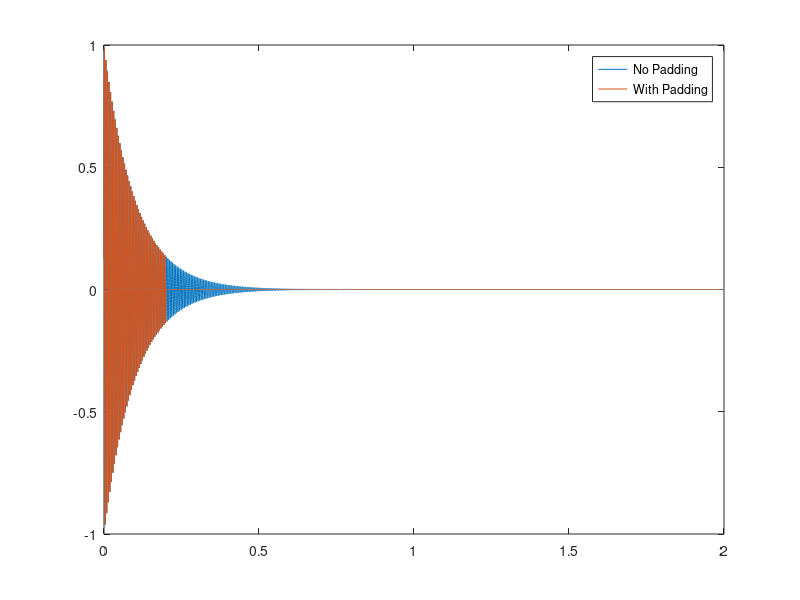
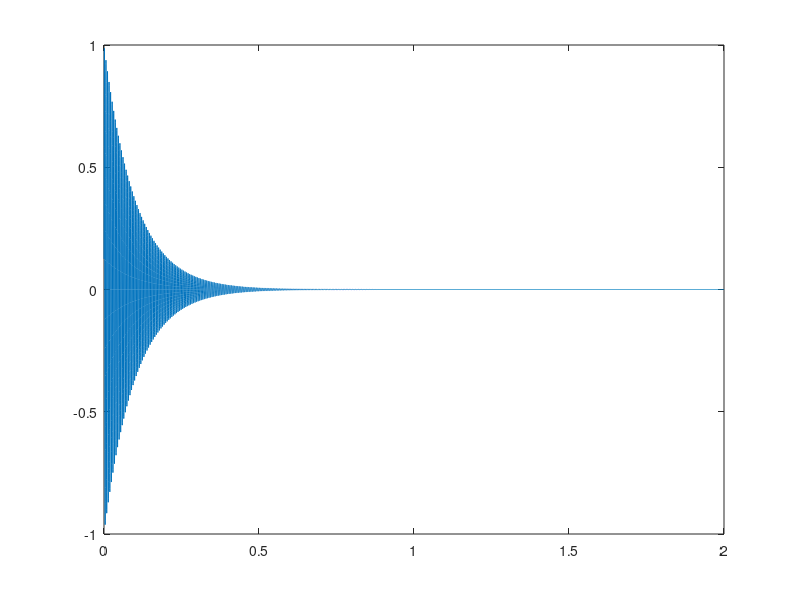
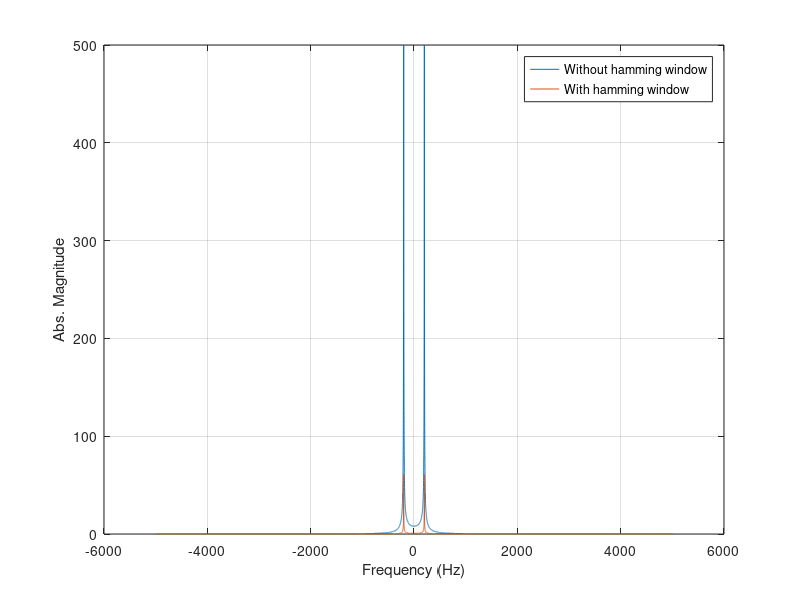
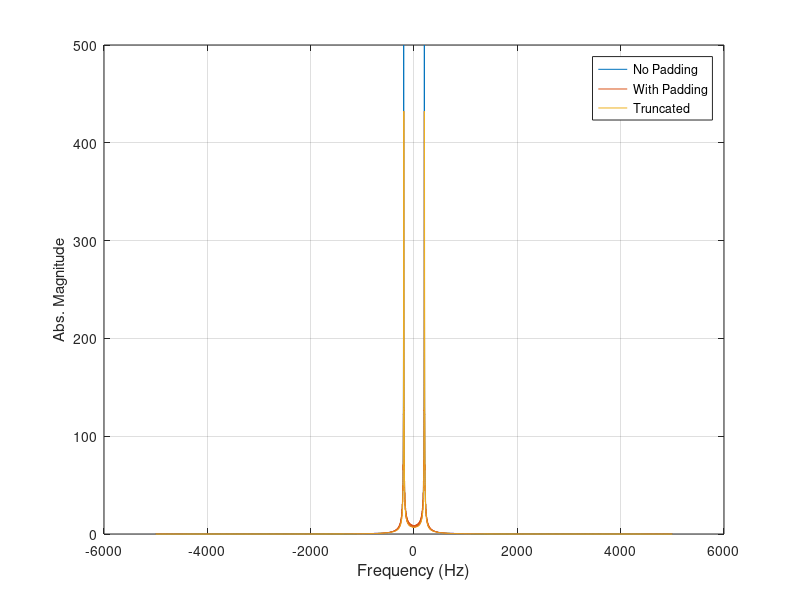

MATLAB code for these plots, in order: (Note: this script raises an error after producing the figures.)
close all;
clear;

%generate the time index
tmax = 2;
dt = 0.0001;
steps = tmax / dt;
t = dt:dt:tmax;

fprintf(1, 'steps:%d\n', steps);
%determine the frequency of the input signal
F = 200;

x = sin(2*F*pi*t);

alpha = 1E1;
x2 = sin(2*F*pi*t).*exp(-alpha*t);
x2_padding = x2;
x2_padding(length(x2)/10:length(x2)) = 0;
x2_trunc = x2(1:length(x2)/10);

figure;
%plot(t, x, t, x2, t, x2_padding);
plot(t, x2, t, x2_padding);
legend('No Padding', 'With Padding');

figure;
%plot(t, x, t, x2, t, x2_padding);
plot(t, x2);


ff = 1:steps;
%apply the FFT transform on the input signals
y = fftshift(fft(x(ff)));
y2 = fftshift(fft(x2(ff)));
y2_padding = fftshift(fft(x2_padding));
y2_trunc = fftshift(fft(x2_trunc));

y3 = fftshift(fft(x(ff).*hamming(length(ff))'));
y4 = fftshift(fft(x2(ff).*hamming(length(ff))'));
%  y = fft(x);

%generate the frequency index
f = (ff - (max(ff) + min(ff))/2 ) / (length(ff) *dt);

ff2 = 1:length(x2)/10;
f_trunc = (ff2 - (max(ff2) + min(ff2))/2 ) / (length(ff2) *dt);


y_analytical = alpha/(2*pi) ./ ( (f - F).^2  + (alpha/(2*pi))^2 );



%plot the frequency components of the input signal
figure;
%plot(f, abs(y), f, abs(y2), f, abs(y3), f, abs(y4));
%legend('sin', 'lossy sin', 'sin with hamming window',  'lossy sin with hamming window');
plot(f, abs(y2), f, abs(y4));
%legend('lossy sin',  'lossy sin with hamming window');
legend('Without hamming window',  'With hamming window');
xlabel('Frequency (Hz)'); 
ylabel('Abs. Magnitude'); grid on;




ratio = max(abs(y2)) / max(y_analytical);

figure;
plot(f, abs(y2), f, abs(y2_padding), f_trunc, abs(y2_trunc));
legend('No Padding', 'With Padding', 'Truncated');
xlabel('Frequency (Hz)'); 
ylabel('Abs. Magnitude'); grid on;




% % % % % % % % % % % % % % % % % % % % % % % % % % % % % % % % % % % 
figure_fontsize = 12;
set(get(gca,'Xlabel'), 'FontSize', figure_fontsize, 'Vertical', 'top');
set(get(gca,'Ylabel'), 'FontSize', figure_fontsize, 'Vertical', 'bottom');
%set(findobj('FontSize', 10), 'FontSize', figure_fontsize);
set(findobj(get(gca, 'Children'), 'Linewidth', 0.5), 'Linewidth', 2);




